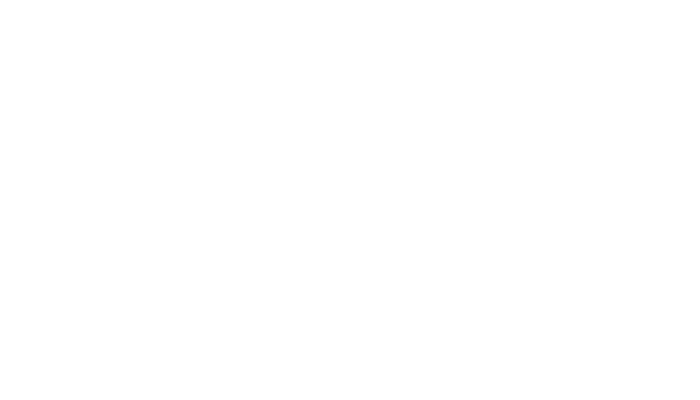
Frame 1 (no input)
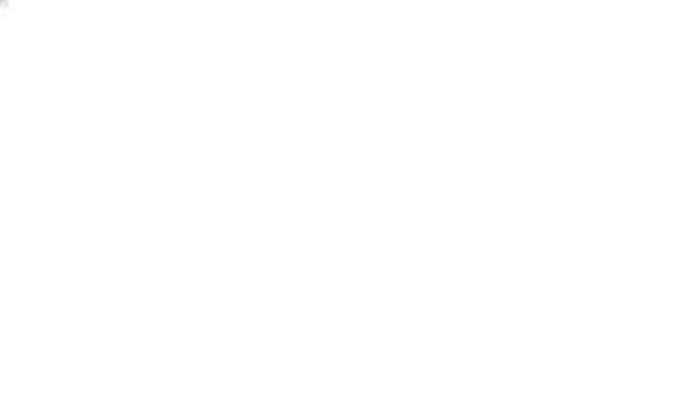
Frame 60 (the mouse pressed at the canvas centre just before this capture)
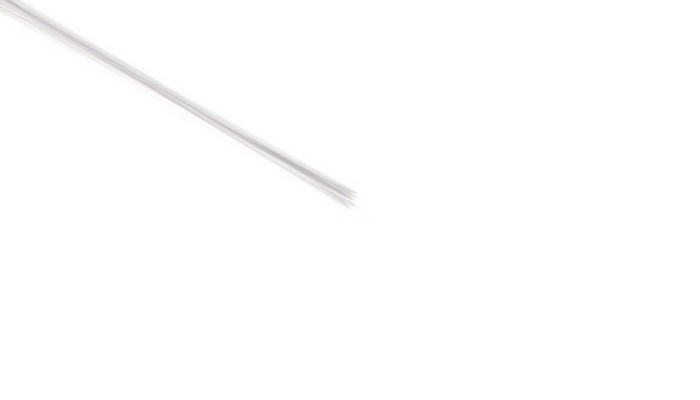
Frame 120 (the mouse held since frame 60 and released just before this capture)

The Processing sketch that drew these frames (run headless with seeded random() and noise(); from frame 60 on, the mouse is pressed at the canvas centre):

// Processing sketch: processing_9349
// ── processing_9349.pde


int[] memMouse =  new int[4];
int[] nowMouse =  new int[4];
int[] thenMouse =  new int[4];
int thenCount = 0;

int little = 5;
int middle = 10;
int big    = 25;

void setup() {
 
   size(700, 400); 
   background(#FFFFFF); 
   stroke(#CCCCCC);
}

void draw() {
  
  thenCount++;
  if (thenCount >= 250){
      updateThenMouse();
      thenCount = 0;
      thenBezier();

      println("then Bezier!");
  }
  lessCrazyBezier2();
    updateNowMouse();
  bezEraser();
}

void mouseMoved() {
    
  //crazyBezier();
  //lessCrazyBezier();
  lessCrazyBezier2();
  
  originalBezier();
            
    stroke(random(200, 225));
    curve(memMouse[0], memMouse[1], memMouse[2], memMouse[3], nowMouse[0], nowMouse[1], nowMouse[2], nowMouse[3] );
    
    //stroke(random(255), 64);
    // curve(memMouse[3], memMouse[2], memMouse[1], memMouse[0], nowMouse[3], nowMouse[2], nowMouse[1], nowMouse[0] );
    
   // stroke(random(255), 64);
    //fill(random(255), 32);
    //bezier(memMouse[3], memMouse[2], memMouse[1], memMouse[0], nowMouse[3], nowMouse[2], nowMouse[1], nowMouse[0] );
  
    updateMemMouse();
} 


void crazyBezier(){
    stroke(random(255), 64);
    fill(random(255), 32);
    bezier(memMouse[3]+ nowMouse[0] - memMouse[2] + nowMouse[1], 
            memMouse[1] + nowMouse[1] - nowMouse[2] + memMouse[3], 
            memMouse[rand4()], 
            memMouse[3], 
            nowMouse[rand4()], 
            nowMouse[1], 
            nowMouse[rand4()], 
            nowMouse[3] );
}

void lessCrazyBezier(){
    stroke(random(255), 16);
    fill(random(255), 16);
    bezier(memMouse[ rand4()],
            memMouse[rand4()], 
            memMouse[rand4()], 
            memMouse[3], 
            nowMouse[rand4()], 
            nowMouse[1], 
            nowMouse[rand4()], 
            nowMouse[3] );
}

void lessCrazyBezier2(){
    stroke(random(255),random(255),random(255), 16);
    fill(random(255), 16);
     bezier(memMouse[0] + int(random(-middle, middle)),        //coordinates for the first anchor point
            memMouse[1] + int(random(-middle, middle)), 
            memMouse[2] + int(random(-10, 10)), // coordinates for the first control point
            memMouse[3] + int(random(-10, 10)), 
            nowMouse[0] + int(random(-10, 10)), // coordinates for the second control point
            nowMouse[1] + int(random(-10, 10)), 
            nowMouse[2] + int(random(-10, 10)), // coordinates for the second anchor point
            nowMouse[3] + int(random(-10, 10)) );
}

void bezEraser(){
    stroke(random(200, 255),random(200, 255),random(200, 255), 16);
    // fill(random(230, 255), 64);
     fill(255, int(random(16,64)));
     bezier(memMouse[0] + int(random(-big, big)),        //coordinates for the first anchor point
            memMouse[1] + int(random(-big, big)), 
            memMouse[2] + int(random(-big, big)), // coordinates for the first control point
            memMouse[3] + int(random(-big, big)), 
            nowMouse[0] + int(random(-big, big)), // coordinates for the second control point
            nowMouse[1] + int(random(-big, big)), 
            nowMouse[2] + int(random(-big, big)), // coordinates for the second anchor point
            nowMouse[3] + int(random(-big, big)) );
}

void originalBezier(){
    stroke(random(255), 64);
    fill(255, int(random(16,64)));
    bezier( memMouse[0],        //coordinates for the first anchor point
            memMouse[1], 
            memMouse[2], // coordinates for the first control point
            memMouse[3], 
            nowMouse[0], // coordinates for the second control point
            nowMouse[1], 
            nowMouse[2], // coordinates for the second anchor point
            nowMouse[3] );
}

void thenBezier(){
    stroke((r255()), int(random(16)));
    fill(r255(), int(random(16)));
    bezier( thenMouse[0] + memMouse[0] + int(random(-big, big)) ,        //coordinates for the first anchor point
            thenMouse[1] + rangeRand(memMouse[3]) + rangeRand(big), 
            thenMouse[2] + rangeRand(memMouse[1]) + rangeRand(big), // coordinates for the first control point
            thenMouse[3] + rangeRand(memMouse[2]) + rangeRand(big), 
            nowMouse[0], // coordinates for the second control point
            nowMouse[1], 
            nowMouse[2], // coordinates for the second anchor point
            nowMouse[3] );
    bezier( thenMouse[0] - memMouse[0] - rangeRand(big) ,        //coordinates for the first anchor point
            thenMouse[1] - rangeRand(memMouse[1]) - rangeRand(big), 
            thenMouse[2] - rangeRand(memMouse[2]) - rangeRand(big), // coordinates for the first control point
            thenMouse[3] - rangeRand(memMouse[3]) - rangeRand(big), 
            nowMouse[3], // coordinates for the second control point
            nowMouse[2], 
            nowMouse[1], // coordinates for the second anchor point
            nowMouse[0] );     
            
    stroke((r255()), (r255()), (r255()), int(random(16)));
    fill(r255(), int(random(16)));      
    
    bezier( thenMouse[0] + rangeRand(memMouse[0]) + rangeRand(middle) ,        //coordinates for the first anchor point
            thenMouse[1] + rangeRand(memMouse[3]) + rangeRand(middle), 
            thenMouse[2] + rangeRand(memMouse[1]) + rangeRand(middle), // coordinates for the first control point
            thenMouse[3] + rangeRand(memMouse[2]) + rangeRand(middle), 
            nowMouse[0], // coordinates for the second control point
            nowMouse[1], 
            nowMouse[2], // coordinates for the second anchor point
            nowMouse[3] );
    bezier( thenMouse[0] - rangeRand(memMouse[0]) - rangeRand(middle) ,        //coordinates for the first anchor point
            thenMouse[1] - rangeRand(memMouse[1]) - rangeRand(middle), 
            thenMouse[2] - rangeRand(memMouse[2]) - rangeRand(middle), // coordinates for the first control point
            thenMouse[3] - rangeRand(memMouse[3]) - rangeRand(middle), 
            nowMouse[3], // coordinates for the second control point
            nowMouse[2], 
            nowMouse[1], // coordinates for the second anchor point
            nowMouse[0] );              
}

int rangeRand(int input){
   
    int output = int(random(-input, input));
    
    return output;
}

int r255(){
   
  int thisNum = int(random(255));
  return  thisNum;
  
}

int rand4(){
   
  int thisNum = int(random(4));
  return  thisNum;
  
}
  
void updateThenMouse() {
  thenMouse[0] = mouseX;
  thenMouse[1] =mouseY;
  thenMouse[2] = pmouseX;
  thenMouse[3] = pmouseY;
}

void updateMemMouse() {
  memMouse[0] = mouseX;
  memMouse[1] =mouseY;
  memMouse[2] = pmouseX;
  memMouse[3] = pmouseY;
}

void updateNowMouse() {
  nowMouse[0] = mouseX;
  nowMouse[1] =mouseY;
  nowMouse[2] = pmouseX;
  nowMouse[3] = pmouseY;
}
